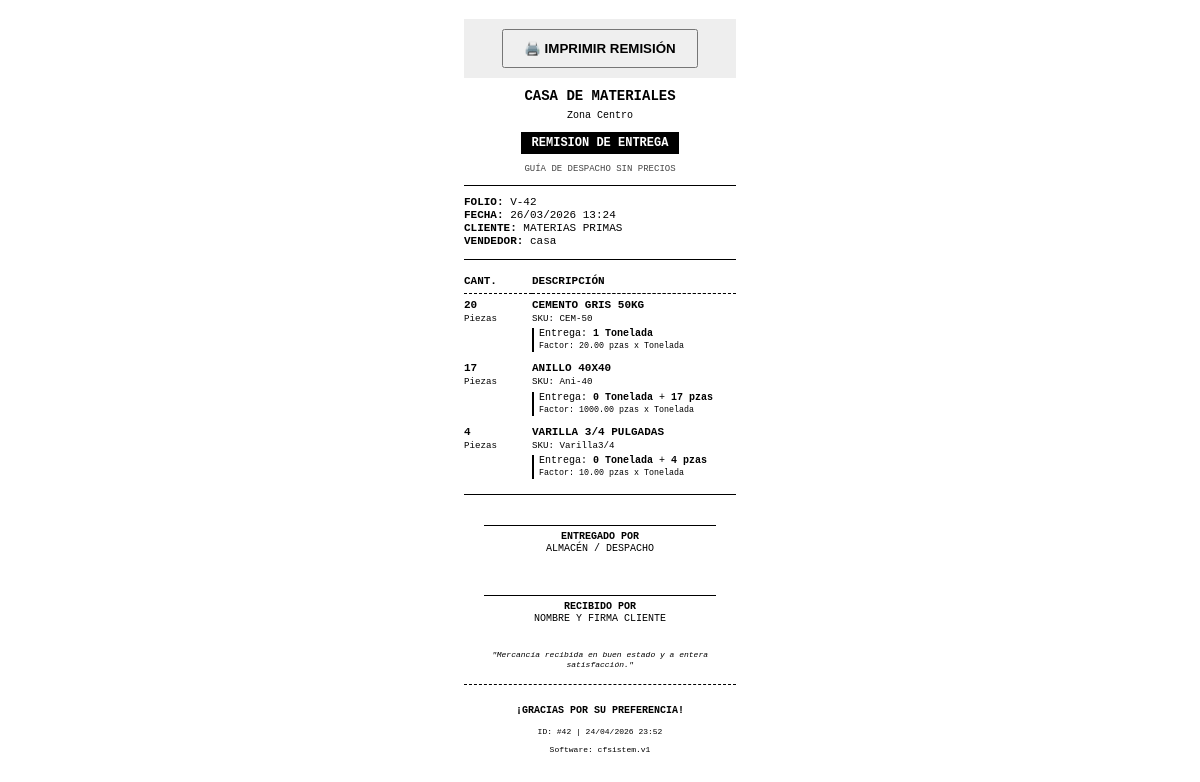
The page /app/backend/ventas/ticket_sin_precio.php?id=42 on the database its author committed.
### tables this page shows
CREATE TABLE `ventas` (
  `id` int(11) NOT NULL,
  `folio` varchar(50) NOT NULL,
  `id_cliente` int(11) NOT NULL,
  `almacen_id` int(11) NOT NULL,
  `usuario_id` int(11) NOT NULL,
  `fecha` datetime DEFAULT current_timestamp(),
  `subtotal` decimal(12,2) NOT NULL DEFAULT 0.00,
  `descuento` decimal(12,2) NOT NULL DEFAULT 0.00,
  `total` decimal(12,2) NOT NULL DEFAULT 0.00,
  `estado_pago` enum('pendiente','parcial','pagado') DEFAULT 'pagado',
  `estado_entrega` enum('pendiente','parcial','entregado') DEFAULT 'pendiente',
  `estado_general` enum('activa','cancelada') DEFAULT 'activa',
  `observaciones` text DEFAULT NULL
);

CREATE TABLE `almacenes` (
  `id` int(11) NOT NULL,
  `codigo` varchar(20) NOT NULL,
  `nombre` varchar(100) NOT NULL,
  `hora_cierre_programada` time DEFAULT '18:00:00',
  `ubicacion` varchar(255) NOT NULL,
  `activo` tinyint(1) DEFAULT 1,
  `fecha_creacion` timestamp NOT NULL DEFAULT current_timestamp()
);

CREATE TABLE `clientes` (
  `id` int(11) NOT NULL,
  `nombre_comercial` varchar(150) NOT NULL,
  `razon_social` varchar(200) DEFAULT NULL,
  `rfc` varchar(13) NOT NULL,
  `regimen_fiscal` varchar(3) DEFAULT NULL COMMENT 'Clave del catálogo del SAT',
  `codigo_postal` varchar(5) NOT NULL,
  `correo` varchar(100) DEFAULT NULL,
  `telefono` varchar(20) DEFAULT NULL,
  `direccion` text DEFAULT NULL,
  `uso_cfdi` varchar(3) DEFAULT 'G03',
  `activo` tinyint(1) DEFAULT 1,
  `fecha_registro` timestamp NOT NULL DEFAULT current_timestamp(),
  `almacen_id` int(11) DEFAULT NULL,
  `api_token` varchar(32) DEFAULT NULL
);

CREATE TABLE `usuarios` (
  `id` int(11) NOT NULL,
  `username` varchar(50) NOT NULL,
  `nombre` varchar(100) NOT NULL,
  `password` varchar(255) NOT NULL,
  `rol_id` int(11) NOT NULL,
  `almacen_id` int(11) DEFAULT NULL,
  `activo` tinyint(1) DEFAULT 1,
  `fecha_creacion` timestamp NOT NULL DEFAULT current_timestamp()
);

CREATE TABLE `detalle_venta` (
  `id` int(11) NOT NULL,
  `venta_id` int(11) NOT NULL,
  `producto_id` int(11) NOT NULL,
  `cantidad` decimal(10,2) NOT NULL,
  `cantidad_entregada` decimal(10,2) NOT NULL DEFAULT 0.00,
  `precio_unitario` decimal(10,2) NOT NULL,
  `tipo_precio` enum('minorista','mayorista','distribuidor') NOT NULL,
  `subtotal` decimal(12,2) NOT NULL,
  `estado_entrega` enum('pendiente','parcial','entregado') DEFAULT 'pendiente'
);

CREATE TABLE `productos` (
  `id` int(11) NOT NULL,
  `sku` varchar(50) NOT NULL,
  `nombre` varchar(150) NOT NULL,
  `descripcion` text DEFAULT NULL,
  `unidad_medida` varchar(50) DEFAULT NULL,
  `unidad_reporte` varchar(20) DEFAULT NULL,
  `factor_conversion` decimal(10,2) DEFAULT 1.00,
  `fiscal_clave_prod` varchar(20) DEFAULT NULL,
  `fiscal_clave_unidad` varchar(20) DEFAULT NULL,
  `precio_adquisicion` decimal(10,2) NOT NULL,
  `impuesto_iva` decimal(5,2) DEFAULT 16.00,
  `activo` tinyint(1) DEFAULT 1,
  `fecha_creacion` timestamp NOT NULL DEFAULT current_timestamp(),
  `categoria_id` int(11) DEFAULT NULL
);

### app/backend/ventas/ticket_sin_precio.php (the view, shortened to what this page needs)
<?php
require_once $_SERVER['DOCUMENT_ROOT'] . '/cfsistem/config/conexion.php';
$id_venta = isset($_GET['id']) ? intval($_GET['id']) : 0;
$sqlVenta = "SELECT v.*, c.nombre_comercial, c.rfc, c.direccion, u.nombre as nombre_vendedor,
                    a.nombre as nombre_almacen, a.ubicacion as direccion_almacen
             FROM ventas v
             JOIN clientes c ON v.id_cliente = c.id
             JOIN usuarios u ON v.usuario_id = u.id
             JOIN almacenes a ON v.almacen_id = a.id
             WHERE v.id = ?";
$stmt = $conexion->prepare($sqlVenta);
$stmt->bind_param("i", $id_venta);
$stmt->execute();
$venta = $stmt->get_result()->fetch_assoc();
$sqlDetalle = "SELECT dv.*, p.nombre as producto_nombre, p.sku,
                      p.factor_conversion as factor, p.unidad_reporte
               FROM detalle_venta dv
               JOIN productos p ON dv.producto_id = p.id
               WHERE dv.venta_id = ?";
$stmtD = $conexion->prepare($sqlDetalle);
$stmtD->bind_param("i", $id_venta);
$stmtD->execute();
$detalles = $stmtD->get_result();
?>
<!DOCTYPE html>
<html lang="es">
<head>
</head>
<body onload="window.print();">
    <div class="no-print" style="text-align:center; padding:10px; background:#eee; margin-bottom:10px;">
        <button onclick="window.print()" style="padding: 10px 20px; cursor: pointer; font-weight: bold;">🖨️ IMPRIMIR REMISIÓN</button>
    </div>
    <div class="text-center">
        <div class="bold header-title"><?php echo strtoupper($venta['nombre_almacen']); ?></div>
        <div style="font-size: 10px;"><?php echo $venta['direccion_almacen']; ?></div>
        <div class="ticket-type bold">REMISION DE ENTREGA</div>
        <div style="font-size: 9px; color: #444;">GUÍA DE DESPACHO SIN PRECIOS</div>
    </div>
    <div class="divider"></div>
    <div style="font-size: 11px;">
        <div><b>FOLIO:</b> <?php echo $venta['folio']; ?></div>
        <div><b>FECHA:</b> <?php echo date("d/m/Y H:i", strtotime($venta['fecha'])); ?></div>
        <div><b>CLIENTE:</b> <?php echo strtoupper($venta['nombre_comercial']); ?></div>
        <div><b>VENDEDOR:</b> <?php echo $venta['nombre_vendedor']; ?></div>
    </div>
    <div class="divider"></div>
    <table>
        <thead>
            <tr>
                <th style="width: 25%;">CANT.</th>
                <th>DESCRIPCIÓN</th>
            </tr>
        </thead>
        <tbody>
            <?php while($item = $detalles->fetch_assoc()):
                $f = ($item['factor'] > 0) ? $item['factor'] : 1;
                $unidad = $item['unidad_reporte'] ?: 'Unid.';
                $cantEntera = floor($item['cantidad'] / $f);
                $cantResto = round(fmod($item['cantidad'], $f), 2);
            ?>
            <tr>
                <td class="bold">
                    <?php echo number_format($item['cantidad'], 0); ?><br>
                    <small style="font-weight:normal;">Piezas</small>
                </td>
                <td>
                    <b style="text-transform: uppercase;"><?php echo $item['producto_nombre']; ?></b><br>
                    <small>SKU: <?php echo $item['sku']; ?></small>
                    <div class="conversion-box">
                        Entrega: <b><?php echo $cantEntera; ?> <?php echo $unidad; ?></b>
                        <?php if($cantResto > 0) echo " + <b>$cantResto pzas</b>"; ?>
                        <br>
                        <small>Factor: <?php echo $f; ?> pzas x <?php echo $unidad; ?></small>
                    </div>
                </td>
            </tr>
            <?php endwhile; ?>
        </tbody>
    </table>
    <div class="divider"></div>
    <div class="firmas-container">
        <div class="firma-box">
            <div class="linea-firma"></div>
            <div class="bold">ENTREGADO POR</div>
            <div>ALMACÉN / DESPACHO</div>
        </div>
        <div class="firma-box" style="margin-top: 40px;">
            <div class="linea-firma"></div>
            <div class="bold">RECIBIDO POR</div>
            <div>NOMBRE Y FIRMA CLIENTE</div>
        </div>
        <div style="font-size: 8px; text-align: center; margin-top: 10px; font-style: italic;">
            "Mercancía recibida en buen estado y a entera satisfacción."
        </div>
    </div>
    <div class="footer text-center">
        <p class="bold">¡GRACIAS POR SU PREFERENCIA!</p>
        <p style="font-size: 8px;">ID: #<?php echo $venta['id']; ?> | <?php echo date("d/m/Y H:i"); ?></p>
        <p style="font-size: 8px;">Software: cfsistem.v1</p>
    </div>
</body>
</html>

### app/backend/ventas/ticket_sin_precio.php (style rules this page uses)
body { font-family: 'Courier New', Courier, monospace; width: 72mm; margin: 0 auto; padding: 5mm; color: #000; background-color: #fff; line-height: 1.2; }
.text-center { text-align: center; }
.bold { font-weight: bold; }
.header-title { font-size: 14px; margin-bottom: 5px; text-transform: uppercase; }
.ticket-type { border: 1px solid #000; padding: 3px 10px; display: inline-block; font-size: 12px; margin: 10px 0; background-color: #000; color: #fff; }
table { width: 100%; border-collapse: collapse; margin-top: 10px; }
th { font-size: 11px; border-bottom: 1px dashed #000; padding: 5px 0; text-align: left; }
td { padding: 5px 0; font-size: 11px; vertical-align: top; }
.conversion-box { margin-top: 3px; padding-left: 5px; border-left: 2px solid #000; font-size: 10px; }
.divider { border-top: 1px double #000; margin: 10px 0; }
.footer { font-size: 10px; margin-top: 15px; border-top: 1px dashed #000; padding-top: 10px; }
.firmas-container { margin-top: 30px; font-size: 10px; width: 100%; }
.firma-box { text-align: center; margin-bottom: 25px; }
.linea-firma { width: 85%; border-top: 1px solid #000; margin: 0 auto 5px; }

### rows shown on the page
ventas: almacen.nombre "CASA DE MATERIALES", almacen.ubicacion "Zona Centro", folio "V-42", fecha "26/03/2026 13:24", id_cliente.nombre_comercial "MATERIAS PRIMAS", usuario.nombre "casa", id "42"
detalle_venta: cantidad "20", producto.nombre "CEMENTO GRIS 50KG", producto.sku "CEM-50", cantidad.factor_conversion "1", producto.unidad_reporte "Tonelada", producto.factor_conversion "20.00"
detalle_venta: cantidad "17", producto.nombre "ANILLO 40X40", producto.sku "Ani-40", cantidad.factor_conversion "0", producto.unidad_reporte "Tonelada", cantidad.factor_conversion "17", producto.factor_conversion "1000.00"
detalle_venta: cantidad "4", producto.nombre "VARILLA 3/4 PULGADAS", producto.sku "Varilla3/4", cantidad.factor_conversion "0", producto.unidad_reporte "Tonelada", cantidad.factor_conversion "4", producto.factor_conversion "10.00"
